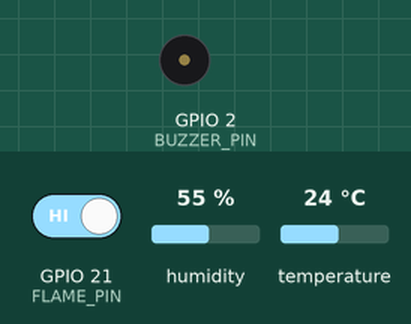
The sketch below on a simulated ESP32. On the bench: buzzer (waves = sounding, pin HIGH). The test bench sets the inputs (shaded band); at power-on: GPIO 21 (FLAME_PIN) HIGH, humidity 55 %, temperature 24 °C. What the sketch prints to the serial monitor is not drawn.

Above: at 0.9 s.
1.0 s: GPIO 21 (FLAME_PIN) driven LOW
At 1.33 s:
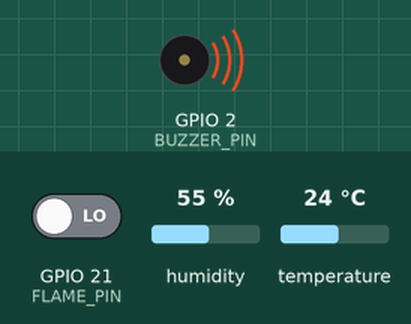
18.5 s: GPIO 21 (FLAME_PIN) driven HIGH
At 19.0 s:
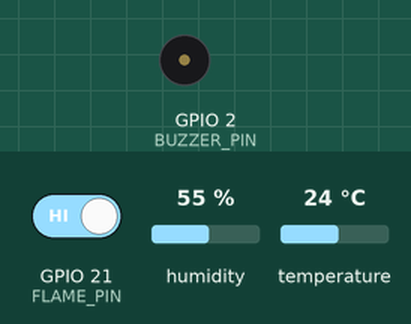
Timing chart, 0 to 21.5 s (numbered marks = the images above; inputs shaded):
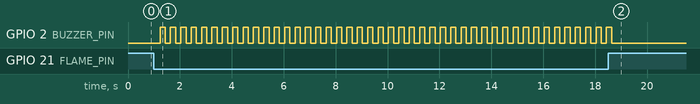

Measured:
- after the input at 1.0 s, GPIO 2 (BUZZER_PIN): alternates HIGH for 0.20 s and LOW for 0.20 s, starting after 0.23 s
- after the input at 18.5 s, GPIO 2 (BUZZER_PIN): goes on until 18.6 s, then stays LOW

The sketch:

index..ino
```cpp
#include <Arduino.h>
#include <SPI.h>
#include <MFRC522.h>
#include <DHT.h>
#include <math.h>
#include <stdarg.h>
#include "esp_task_wdt.h"
#include "esp_system.h"

// তোমার wiring অনুযায়ী
#define RGB_PIN          48
#define BUZZER_PIN       2
#define DHT_PIN          14
#define DHT_TYPE         DHT11
#define FLAME_PIN        21
#define FLAME_ACTIVE_LOW 1

#define RFID_SCK         41
#define RFID_MISO        42
#define RFID_MOSI        40
#define RFID_SS          1
#define RFID_RST         3

#define SERIAL_BAUD      115200
#define FW_VERSION       "1.0.4-L1"
#define WDT_TIMEOUT_MS   8000
#define LED_BRIGHTNESS   40

DHT dht(DHT_PIN, DHT_TYPE);
MFRC522 rfid(RFID_SS, RFID_RST);

static SemaphoreHandle_t logMux = nullptr;

static volatile bool flameNow = false;
static volatile bool doorUnlocked = false;
static volatile bool dhtValid = false;
static volatile float gTemp = 0;
static volatile float gHum = 0;
static volatile bool errDht = false;
static volatile bool errRfid = false;

static const char *bootReason = "POWER_ON";

struct TaskInfo {
  const char *name;
  const char *period;
  TaskHandle_t handle;
  int core;
};

static TaskInfo taskList[8];
static int taskCount = 0;

static void plog(const char *format, ...) {
  char buffer[256];

  va_list args;
  va_start(args, format);
  vsnprintf(buffer, sizeof(buffer), format, args);
  va_end(args);

  if (logMux != nullptr &&
      xSemaphoreTake(logMux, pdMS_TO_TICKS(100)) == pdTRUE) {
    Serial.println(buffer);
    xSemaphoreGive(logMux);
  } else {
    Serial.println(buffer);
  }
}

static const char *getBootReason() {
  switch (esp_reset_reason()) {
    case ESP_RST_SW:
      return "SOFTWARE";
    case ESP_RST_PANIC:
      return "CRASH";
    case ESP_RST_INT_WDT:
    case ESP_RST_TASK_WDT:
    case ESP_RST_WDT:
      return "WATCHDOG";
    case ESP_RST_BROWNOUT:
      return "BROWNOUT";
    default:
      return "POWER_ON";
  }
}

static bool readFlame() {
  int value = digitalRead(FLAME_PIN);
#if FLAME_ACTIVE_LOW
  return value == LOW;
#else
  return value == HIGH;
#endif
}

static void setupWatchdog() {
#if defined(ESP_ARDUINO_VERSION_MAJOR) && ESP_ARDUINO_VERSION_MAJOR >= 3
  esp_task_wdt_config_t config = {};
  config.timeout_ms = WDT_TIMEOUT_MS;
  config.idle_core_mask = 0;
  config.trigger_panic = true;

  esp_err_t result = esp_task_wdt_reconfigure(&config);
  if (result != ESP_OK) {
    result = esp_task_wdt_init(&config);
  }

  if (result != ESP_OK) {
    plog("[ERROR] WATCHDOG setup failed: %d", (int)result);
  }
#else
  esp_err_t result = esp_task_wdt_init(WDT_TIMEOUT_MS / 1000, true);

  if (result != ESP_OK && result != ESP_ERR_INVALID_STATE) {
    plog("[ERROR] WATCHDOG setup failed: %d", (int)result);
  }
#endif
}

static void startTask(
  TaskFunction_t function,
  const char *name,
  const char *period,
  uint32_t stackSize,
  UBaseType_t priority,
  int core
) {
  if (taskCount >= 8) {
    plog("[ERROR] Too many tasks");
    return;
  }

  TaskHandle_t handle = nullptr;
  BaseType_t result = xTaskCreatePinnedToCore(
    function, name, stackSize, nullptr, priority, &handle, core
  );

  if (result == pdPASS) {
    taskList[taskCount++] = {name, period, handle, core};
    plog("[INFO] task=%s core=%d period=%s created",
         name, core, period);
  } else {
    plog("[ERROR] task=%s creation failed", name);
  }
}

// Safe: green 2 Hz. Sensor error: magenta 2 Hz.
// Fire: red fast flashing.
static void ledTask(void *) {
  esp_task_wdt_add(nullptr);
  TickType_t lastWake = xTaskGetTickCount();
  bool ledOn = false;

  for (;;) {
    ledOn = !ledOn;

    if (!ledOn) {
      neopixelWrite(RGB_PIN, 0, 0, 0);
    } else if (flameNow) {
      neopixelWrite(RGB_PIN, LED_BRIGHTNESS, 0, 0);
    } else if (errDht || errRfid) {
      neopixelWrite(
        RGB_PIN, LED_BRIGHTNESS, 0, LED_BRIGHTNESS
      );
    } else {
      neopixelWrite(RGB_PIN, 0, LED_BRIGHTNESS, 0);
    }

    esp_task_wdt_reset();

    TickType_t interval =
      flameNow ? pdMS_TO_TICKS(100) : pdMS_TO_TICKS(250);

    vTaskDelayUntil(&lastWake, interval);
  }
}

// Fire buzzer: 200 ms on, 200 ms off until flame clears.
static void buzzerTask(void *) {
  esp_task_wdt_add(nullptr);
  TickType_t lastWake = xTaskGetTickCount();
  bool buzzerOn = false;

  for (;;) {
    if (flameNow) {
      buzzerOn = !buzzerOn;
      digitalWrite(BUZZER_PIN, buzzerOn ? HIGH : LOW);
    } else {
      buzzerOn = false;
      digitalWrite(BUZZER_PIN, LOW);
    }

    esp_task_wdt_reset();
    vTaskDelayUntil(&lastWake, pdMS_TO_TICKS(200));
  }
}

// Flame sensor: every 100 ms on Core 0
static void flameTask(void *) {
  esp_task_wdt_add(nullptr);
  TickType_t lastWake = xTaskGetTickCount();

  for (;;) {
    flameNow = readFlame();
    doorUnlocked = flameNow;

    esp_task_wdt_reset();
    vTaskDelayUntil(&lastWake, pdMS_TO_TICKS(100));
  }
}

// RFID: every 200 ms on Core 0
static void rfidTask(void *) {
  esp_task_wdt_add(nullptr);

  SPI.begin(RFID_SCK, RFID_MISO, RFID_MOSI, RFID_SS);
  rfid.PCD_Init();

  TickType_t lastWake = xTaskGetTickCount();
  int readFailures = 0;
  int missedReads = 0;
  bool cardReported = false;

  for (;;) {
    byte version = rfid.PCD_ReadRegister(MFRC522::VersionReg);
    bool readerOK = (version != 0x00 && version != 0xFF);

    if (!readerOK) {
      readFailures++;

      if (readFailures >= 3 && !errRfid) {
        errRfid = true;
        cardReported = false;
        plog("[ERROR] SENSOR ERROR: RFID");
      }
    } else {
      if (readFailures > 0) {
        rfid.PCD_Init();
      }
      readFailures = 0;

      if (errRfid) {
        errRfid = false;
        plog("[ERROR] SENSOR ERROR CLEARED: RFID");
      }

      byte atqa[2];
      byte atqaLength = sizeof(atqa);
      MFRC522::StatusCode result =
        rfid.PICC_WakeupA(atqa, &atqaLength);

      if (result == MFRC522::STATUS_OK ||
          result == MFRC522::STATUS_COLLISION) {
        if (rfid.PICC_ReadCardSerial()) {
          if (!cardReported) {
            cardReported = true;

            char uid[24] = {0};
            for (byte i = 0; i < rfid.uid.size && i < 10; i++) {
              sprintf(uid + i * 2, "%02X", rfid.uid.uidByte[i]);
            }

            plog("[CARD] uid=%s", uid);
          }

          rfid.PICC_HaltA();
        }

        missedReads = 0;
      } else {
        missedReads++;

        // Card must be absent for about 2 seconds before another tap.
        if (missedReads >= 10) {
          cardReported = false;
        }
      }
    }

    esp_task_wdt_reset();
    vTaskDelayUntil(&lastWake, pdMS_TO_TICKS(200));
  }
}

// DHT11: read every 5 seconds on Core 1
static void dhtTask(void *) {
  esp_task_wdt_add(nullptr);
  dht.begin();

  uint32_t nextReadMs = 0;
  int failedReads = 0;

  for (;;) {
    uint32_t now = millis();

    if ((int32_t)(now - nextReadMs) >= 0) {
      float temperature = dht.readTemperature(false, true);
      float humidity = dht.readHumidity();

      if (!isnan(temperature) && !isnan(humidity)) {
        gTemp = temperature;
        gHum = humidity;
        dhtValid = true;
        failedReads = 0;

        if (errDht) {
          errDht = false;
          plog("[ERROR] SENSOR ERROR CLEARED: DHT11");
        }

        nextReadMs = millis() + 5000;
      } else {
        failedReads++;
        dhtValid = false;

        if (failedReads >= 3 && !errDht) {
          errDht = true;
          plog("[ERROR] SENSOR ERROR: DHT11");
        }

        nextReadMs = millis() + 1000;
      }
    }

    esp_task_wdt_reset();
    vTaskDelay(pdMS_TO_TICKS(20));
  }
}

// Status: every second on Core 1
static void printStatus() {
  char temperature[16] = "--";
  char humidity[16] = "--";

  if (dhtValid) {
    snprintf(temperature, sizeof(temperature), "%.1fC", (float)gTemp);
    snprintf(humidity, sizeof(humidity), "%.0f%%", (float)gHum);
  }

  plog(
    "[STATUS] up=%lus T=%s RH=%s HI=- flame=%d door=%s "
    "state=%s trend=STABLE rssi=- heap=%luk psram=%luk "
    "chip=%.1fC fw=%s",
    (unsigned long)(millis() / 1000),
    temperature,
    humidity,
    flameNow ? 1 : 0,
    doorUnlocked ? "UNLOCKED" : "LOCKED",
    flameNow ? "FIRE" : "SAFE",
    (unsigned long)(ESP.getFreeHeap() / 1024),
    (unsigned long)(ESP.getFreePsram() / 1024),
    temperatureRead(),
    FW_VERSION
  );
}

static void statusTask(void *) {
  esp_task_wdt_add(nullptr);
  TickType_t lastWake = xTaskGetTickCount();

  for (;;) {
    printStatus();
    esp_task_wdt_reset();
    vTaskDelayUntil(&lastWake, pdMS_TO_TICKS(1000));
  }
}

// ---------- Serial commands ----------
static void commandHelp() {
  plog("[CMD] commands: help, status, health, tasks, ver, hang");
}

static void commandHealth() {
  plog("[CMD] uptime=%lus", (unsigned long)(millis() / 1000));
  plog("[CMD] chip_temp=%.1fC", temperatureRead());
  plog("[CMD] free_heap=%luk",
       (unsigned long)(ESP.getFreeHeap() / 1024));
  plog("[CMD] free_psram=%luk",
       (unsigned long)(ESP.getFreePsram() / 1024));
  plog("[CMD] flash=%luMB",
       (unsigned long)(ESP.getFlashChipSize() / (1024 * 1024)));
  plog("[CMD] cpu=%luMHz",
       (unsigned long)ESP.getCpuFreqMHz());
  plog("[CMD] wifi_rssi=-");
  plog("[CMD] reset_reason=%s", bootReason);
  plog("[CMD] fw=%s", FW_VERSION);
}

static void commandTasks() {
  for (int i = 0; i < taskCount; i++) {
    plog("[CMD] task=%s core=%d period=%s free_stack=%lu",
         taskList[i].name,
         taskList[i].core,
         taskList[i].period,
         (unsigned long)uxTaskGetStackHighWaterMark(
           taskList[i].handle
         ));
  }
}

static void handleCommand(String command) {
  command.trim();
  command.toLowerCase();

  if (command == "help") {
    commandHelp();
  } else if (command == "status") {
    printStatus();
  } else if (command == "health") {
    commandHealth();
  } else if (command == "tasks") {
    commandTasks();
  } else if (command == "ver") {
    plog("[CMD] fw=%s build=%s %s",
         FW_VERSION, __DATE__, __TIME__);
  } else if (command == "hang") {
    plog("[CMD] watchdog test: board should restart within 10 seconds");
    Serial.flush();

    // Deliberately stop feeding this task's watchdog.
    for (;;) {
      __asm__ __volatile__("nop");
    }
  } else if (command.length() > 0) {
    plog("[CMD] unknown command: %s (type help)", command.c_str());
  }
}

// Command task: accepts newline, CR, or no line ending
static void commandTask(void *) {
  esp_task_wdt_add(nullptr);
  String line;
  uint32_t lastInputMs = 0;

  for (;;) {
    while (Serial.available() > 0) {
      char c = (char)Serial.read();

      if (c == '\r' || c == '\n') {
        if (line.length() > 0) {
          handleCommand(line);
          line = "";
        }
      } else if (line.length() < 64) {
        line += c;
        lastInputMs = millis();
      } else {
        line = "";
        plog("[CMD] input too long");
      }
    }

    // If Serial Monitor is set to "No line ending", run after typing stops.
    if (line.length() > 0 && millis() - lastInputMs >= 150) {
      handleCommand(line);
      line = "";
    }

    esp_task_wdt_reset();
    vTaskDelay(pdMS_TO_TICKS(10));
  }
}

void setup() {
  // Check flame first, before creating tasks.
  pinMode(FLAME_PIN, INPUT);
  flameNow = readFlame();
  doorUnlocked = flameNow;

  pinMode(BUZZER_PIN, OUTPUT);
  digitalWrite(BUZZER_PIN, LOW);

  Serial.begin(SERIAL_BAUD);
  logMux = xSemaphoreCreateMutex();

  bootReason = getBootReason();
  plog("[EVENT] BOOT reason=%s", bootReason);
  plog("[INFO] FastRobox Level 1 starting");
  plog("[INFO] RGB=%d BUZZER=%d", RGB_PIN, BUZZER_PIN);
  plog("[INFO] DHT=%d FLAME=%d RFID SS=%d SCK=%d MOSI=%d MISO=%d RST=%d",
       DHT_PIN, FLAME_PIN, RFID_SS, RFID_SCK,
       RFID_MOSI, RFID_MISO, RFID_RST);

  setupWatchdog();

  // Core 0: LED, buzzer, flame sensor, RFID
  startTask(ledTask,    "LED",    "250ms", 3072, 2, 0);
  startTask(buzzerTask, "BUZZER", "200ms", 3072, 2, 0);
  startTask(flameTask,  "FLAME",  "100ms", 3072, 3, 0);
  startTask(rfidTask,   "RFID",   "200ms", 4096, 2, 0);

  // Core 1: DHT11, status, commands
  startTask(dhtTask,     "DHT11",  "5s",   4096, 2, 1);
  startTask(statusTask,  "STATUS", "1s",   4096, 2, 1);
  startTask(commandTask, "CMD",   "10ms",  4096, 2, 1);

  vTaskDelete(nullptr);
}

void loop() {
  // setup() deletes the Arduino loop task.
}
```
